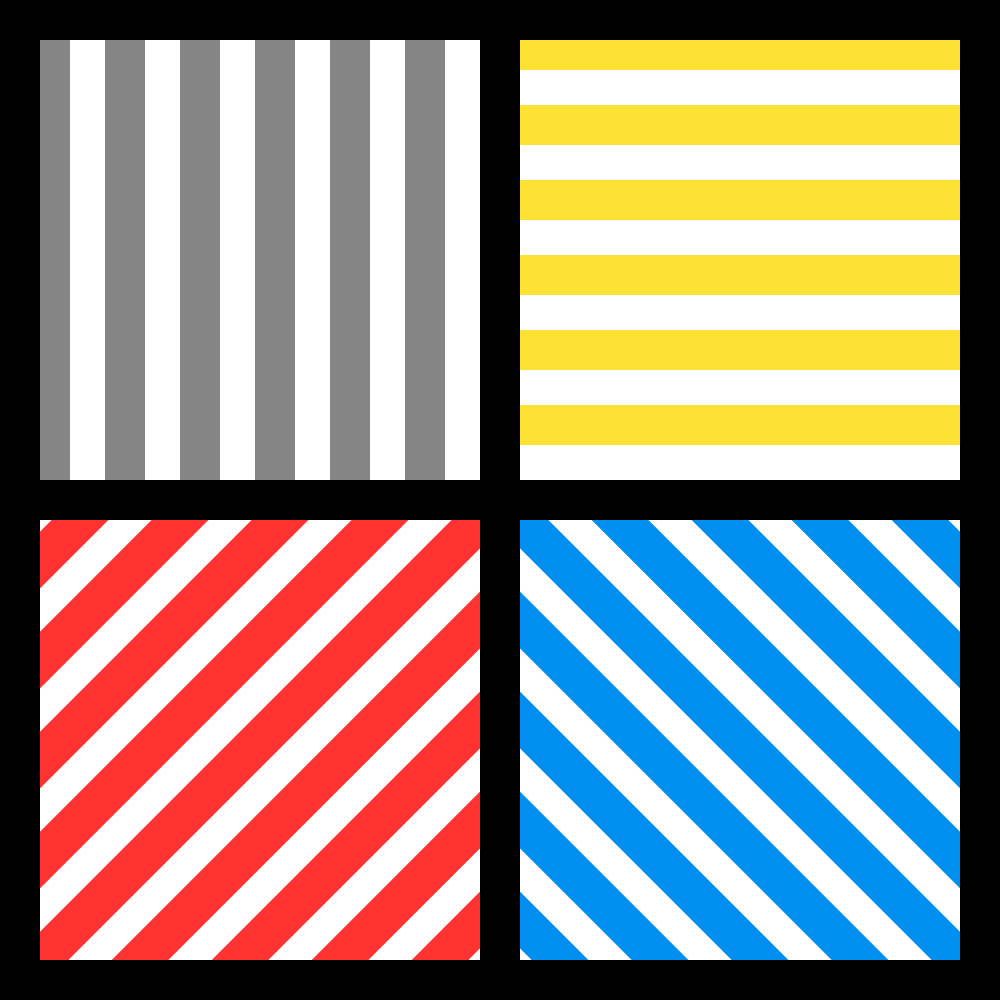
Frame 1 (no input)
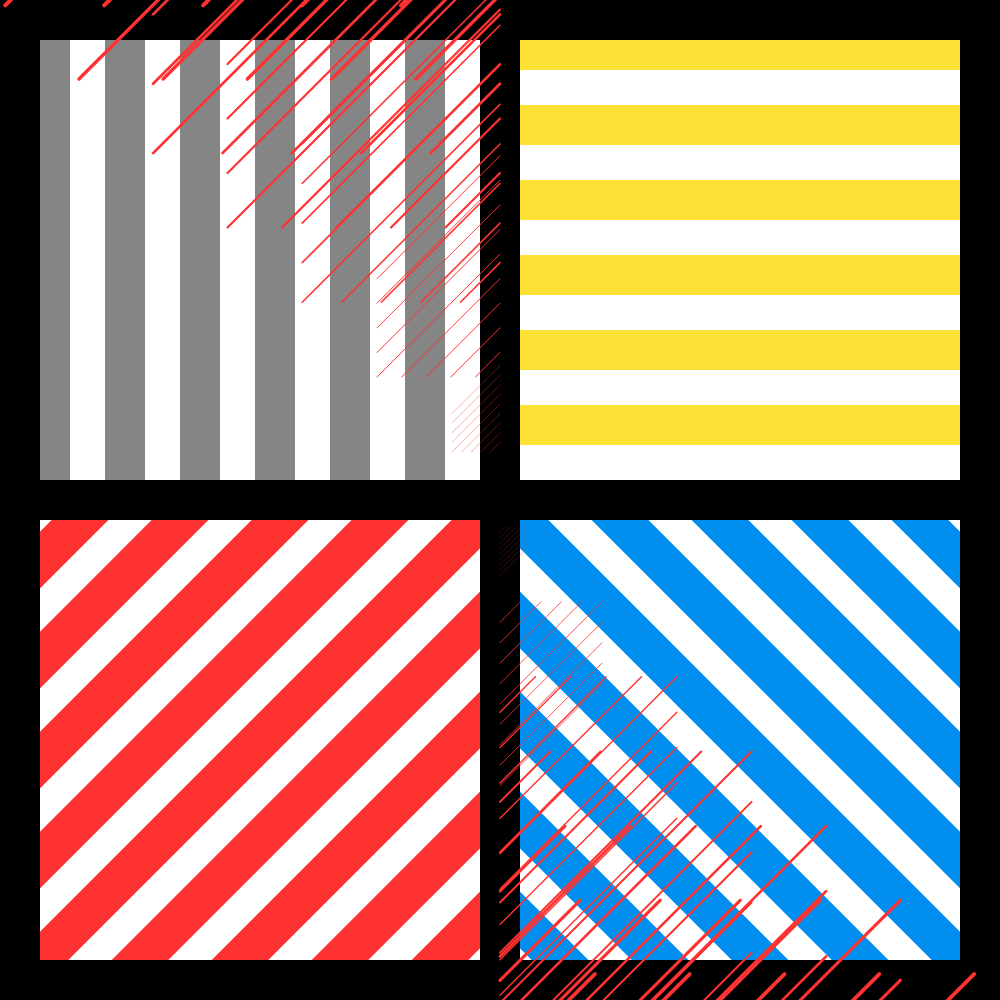
Frame 60 (no input)
Frame 120 (the mouse pressed at the canvas centre since frame 60): identical to frame 60, image omitted

The p5.js sketch that drew these frames (run headless with seeded random() and noise() and a simulated clock; from frame 60 on, the mouse is pressed at the canvas centre):

// p5.js sketch
// ── sketch.js

let a = 0.0;
let s = 0.3;
function setup(){
    //GabbyKraemer
    createCanvas (1000,1000);
    background(255);
    stroke(255, 50, 50);
    strokeWeight(40);
    line(0,1400,500,900);
    line(0,1300,500,800);
    line(0,1200,500,700);
    line(0,1100,500,600);
    line(0,1000,500,500);
    line(0,900,400,500);
    line(0,800,300,500);
    line(0,700,200,500);
    line(0,600,100,500);



stroke(0,143, 238);
strokeWeight(40);
line(500,900,600,1000);
line(500,800,700,1000);
line(500,700,800,1000);
line(500,600,900,1000);
line(500,500,1000,1000);
line(600,500,1100,1000);
line(700,500,1200,1000);
line(800,500,1300,1000);
line(900,500,1400,1000);

stroke(253, 225, 53);
strokeWeight(40);
line(500,425,1000,425);
line(500,350,1000,350);
line(500,275,1000,275);
line(500,200,1000,200);
line(500,125,1000,125);
line(500,50,1000,50);

stroke(133, 133, 133);
strokeWeight(40);
line(50,0,50,500);
line(125,0,125,500);
line(200,0,200,500);
line(275,0,275,500);
line(350,0,350,500);
line(425,0,425,500);

    stroke(0);
    strokeWeight(40);
  line( 1000,500,0,500);
  line(500,1000,500,0);
  line(20,1000,20,0);
  line(980,1000,980,0);
line(0,20,1000,20);
line(0,980,1000,980);

  rectMode(1000,500);
}

  function draw() {
    a = a + 0.03;
   s = cos(a) * 5;
   strokeWeight(.5)
   translate(1000 / 2, 1000 / 2);
     scale(s);
     stroke(255, 50, 50);
     strokeWeight(4);
     line(0,1400,500,900);
     line(0,1300,500,800);
     line(0,1200,500,700);
     line(0,1100,500,600);
     line(0,1000,500,500);
     line(0,900,400,500);
     line(0,800,300,500);
     line(0,700,200,500);
     line(0,600,100,500);

}
